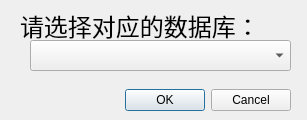
<?xml version="1.0" encoding="UTF-8"?>
<ui version="4.0">
 <class>Dialog_select_database</class>
 <widget class="QDialog" name="Dialog_select_database">
  <property name="geometry">
   <rect>
    <x>0</x>
    <y>0</y>
    <width>307</width>
    <height>120</height>
   </rect>
  </property>
  <property name="windowTitle">
   <string>Dialog</string>
  </property>
  <widget class="QDialogButtonBox" name="buttonBox">
   <property name="geometry">
    <rect>
     <x>-80</x>
     <y>70</y>
     <width>371</width>
     <height>61</height>
    </rect>
   </property>
   <property name="orientation">
    <enum>Qt::Horizontal</enum>
   </property>
   <property name="standardButtons">
    <set>QDialogButtonBox::Cancel|QDialogButtonBox::Ok</set>
   </property>
  </widget>
  <widget class="QComboBox" name="comboBox_selectdb">
   <property name="geometry">
    <rect>
     <x>30</x>
     <y>40</y>
     <width>261</width>
     <height>31</height>
    </rect>
   </property>
   <property name="font">
    <font>
     <family>Times New Roman</family>
     <pointsize>26</pointsize>
    </font>
   </property>
   <property name="maxVisibleItems">
    <number>50</number>
   </property>
  </widget>
  <widget class="QLabel" name="label">
   <property name="geometry">
    <rect>
     <x>20</x>
     <y>10</y>
     <width>301</width>
     <height>31</height>
    </rect>
   </property>
   <property name="font">
    <font>
     <family>幼圆</family>
     <pointsize>18</pointsize>
    </font>
   </property>
   <property name="text">
    <string>请选择对应的数据库：</string>
   </property>
  </widget>
  <widget class="QLabel" name="label_2">
   <property name="geometry">
    <rect>
     <x>20</x>
     <y>30</y>
     <width>151</width>
     <height>61</height>
    </rect>
   </property>
   <property name="font">
    <font>
     <family>幼圆</family>
     <pointsize>18</pointsize>
    </font>
   </property>
   <property name="text">
    <string/>
   </property>
  </widget>
  <widget class="QComboBox" name="comboBox_aspect">
   <property name="geometry">
    <rect>
     <x>70</x>
     <y>40</y>
     <width>16</width>
     <height>31</height>
    </rect>
   </property>
   <property name="font">
    <font>
     <family>Times New Roman</family>
     <pointsize>26</pointsize>
    </font>
   </property>
  </widget>
  <zorder>comboBox_aspect</zorder>
  <zorder>label_2</zorder>
  <zorder>buttonBox</zorder>
  <zorder>comboBox_selectdb</zorder>
  <zorder>label</zorder>
 </widget>
 <resources/>
 <connections>
  <connection>
   <sender>buttonBox</sender>
   <signal>accepted()</signal>
   <receiver>Dialog_select_database</receiver>
   <slot>accept()</slot>
   <hints>
    <hint type="sourcelabel">
     <x>248</x>
     <y>254</y>
    </hint>
    <hint type="destinationlabel">
     <x>157</x>
     <y>274</y>
    </hint>
   </hints>
  </connection>
  <connection>
   <sender>buttonBox</sender>
   <signal>rejected()</signal>
   <receiver>Dialog_select_database</receiver>
   <slot>reject()</slot>
   <hints>
    <hint type="sourcelabel">
     <x>316</x>
     <y>260</y>
    </hint>
    <hint type="destinationlabel">
     <x>286</x>
     <y>274</y>
    </hint>
   </hints>
  </connection>
 </connections>
</ui>
